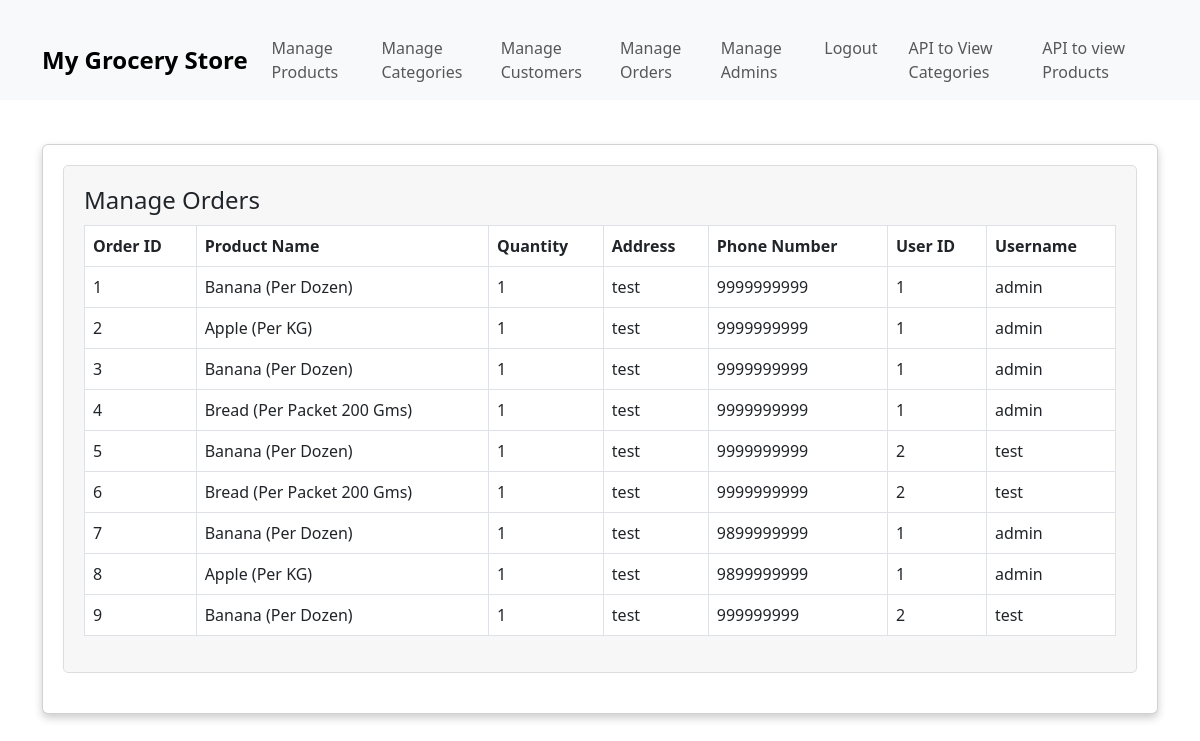
The page /manage_orders on the database its author committed.
### models.py (models this page shows)
class Order(Base):
    __tablename__ = 'orders'
    order_id = Column(Integer, Sequence('order_id_seq'), primary_key=True, autoincrement=True)
    product_id = Column(Integer, ForeignKey('products.product_id'))
    quantity = Column(Integer, nullable=False)
    address = Column(String, nullable=False)
    phone_number = Column(String, nullable=False)
    customer_id = Column(Integer, ForeignKey('customers.userid'))  # Add a foreign key relationship
    product = relationship("Product")
    customer = relationship("Customer")  # Add a relationship to the Customer class

class Product(Base):
    __tablename__ = 'products'
    product_id = Column(Integer, Sequence('product_id_seq'), primary_key=True, autoincrement=True)
    category_id = Column(Integer, ForeignKey('categories.category_id'))
    product_name = Column(String, nullable=False)
    product_price = Column(Float, nullable=False)
    description = Column(String)
    image_path = Column(String)
    category = relationship("Category", back_populates="products")

class Customer(Base):
    __tablename__ = 'customers'
    userid = Column(Integer, Sequence('customer_id_seq'), primary_key=True, autoincrement=True)
    username = Column(String, unique=True, nullable=False)
    password = Column(String, nullable=False)

### app.py (the view)
@app.route('/manage_orders')
def manage_orders():
    db_session = DBSession()
    orders = db_session.query(Order).all()
    return render_template('manage_orders.html', orders=orders)

### templates/manage_orders.html (shortened to what this page needs)
{% extends 'admin_base.html' %}
{% block content %}
<main>
    <section class="admin-section">
        <h2>Manage Orders</h2>
        <table class="table table-bordered">
            <thead>
                <tr>
                    <th>Order ID</th>
                    <th>Product Name</th>
                    <th>Quantity</th>
                    <th>Address</th>
                    <th>Phone Number</th>
                    <th>User ID</th>
                    <th>Username</th>
                </tr>
            </thead>
            <tbody>
                {% for order in orders %}
                <tr>
                    <td>{{ order.order_id }}</td>
                    <td>{{ order.product.product_name }}</td>
                    <td>{{ order.quantity }}</td>
                    <td>{{ order.address }}</td>
                    <td>{{ order.phone_number }}</td>
                    <td>{{ order.customer.userid }}</td>
                    <td>{{ order.customer.username }}</td>
                </tr>
                {% endfor %}
            </tbody>
        </table>
    </section>
</main>
{% endblock %}

### templates/admin_base.html (shortened to what this page needs)
<!DOCTYPE html>
<html lang="en">
<head>
    <link href="https://cdn.jsdelivr.net/npm/bootstrap@5.3.0/dist/css/bootstrap.min.css" rel="stylesheet">
    <link rel="stylesheet" href="{{ url_for('static', filename='categories.css') }}">
    <link rel="stylesheet" href="{{ url_for('static', filename='admin_home.css') }}">
</head>
<body>
    <nav class="navbar navbar-expand-lg navbar-light bg-light">
        <div class="container">
            <a class="navbar-brand" href="/">My Grocery Store</a>
            <div class="collapse navbar-collapse" id="navbarNav">
                <ul class="navbar-nav ml-auto">
                    <li class="nav-item">
                        <a class="nav-link" href="/manage_products">Manage Products</a>
                    </li>
                    <li class="nav-item">
                        <a class="nav-link" href="/manage_categories">Manage Categories</a>
                    </li>
                    <li class="nav-item">
                        <a class="nav-link" href="/manage_customers">Manage Customers</a>
                    </li>
                    <li class="nav-item">
                        <a class="nav-link" href="/manage_orders">Manage Orders</a>
                    </li>
                    <li class="nav-item">
                        <a class="nav-link" href="/manage_admins">Manage Admins</a>
                    </li>
                    <li class="nav-item">
                        <a class="nav-link" href="/admin_logout">Logout</a>
                    </li>
                    <li class="nav-item">
                        <a class="nav-link" href="/api/categories">API to View Categories</a>
                    </li>
                    <li class="nav-item">
                        <a class="nav-link" href="/api/products">API to view Products</a>
                    </li>
                </ul>
            </div>
        </div>
    </nav>
    <div class="container mt-4">
        <div class="row">
            <div class="col-lg-12">
                <div class="card">
                    <div class="card-body">
                        {% block content %}{% endblock %}
                    </div>
                </div>
            </div>
        </div>
    </div>
</body>
</html>

### static/admin_home.css (style rules this page uses)
.admin-section { background-color: #f7f7f7; border: 1px solid #ddd; border-radius: 5px; padding: 20px; margin-bottom: 20px; }
.admin-section h2 { font-size: 24px; margin-bottom: 10px; }

### templates/admin_base.html (style rules this page uses)
.navbar { background-color: #3498db; color: #fff; }
.navbar-brand { font-weight: bold; font-size: 24px; }
.navbar-nav .nav-item { margin-right: 15px; }
.container { padding-top: 20px; }
.card { box-shadow: 0 4px 8px 0 rgba(0, 0, 0, 0.2); transition: 0.3s; }
.card-body { padding: 20px; }

### rows shown on the page
Order: order_id "1", product.product_name "Banana (Per Dozen)", quantity "1", address "test", phone_number "9999999999", customer.userid "1", customer.username "admin"
Order: order_id "2", product.product_name "Apple (Per KG)", quantity "1", address "test", phone_number "9999999999", customer.userid "1", customer.username "admin"
Order: order_id "3", product.product_name "Banana (Per Dozen)", quantity "1", address "test", phone_number "9999999999", customer.userid "1", customer.username "admin"
Order: order_id "4", product.product_name "Bread (Per Packet 200 Gms)", quantity "1", address "test", phone_number "9999999999", customer.userid "1", customer.username "admin"
Order: order_id "5", product.product_name "Banana (Per Dozen)", quantity "1", address "test", phone_number "9999999999", customer.userid "2", customer.username "test"
Order: order_id "6", product.product_name "Bread (Per Packet 200 Gms)", quantity "1", address "test", phone_number "9999999999", customer.userid "2", customer.username "test"
Order: order_id "7", product.product_name "Banana (Per Dozen)", quantity "1", address "test", phone_number "9899999999", customer.userid "1", customer.username "admin"
Order: order_id "8", product.product_name "Apple (Per KG)", quantity "1", address "test", phone_number "9899999999", customer.userid "1", customer.username "admin"
Order: order_id "9", product.product_name "Banana (Per Dozen)", quantity "1", address "test", phone_number "999999999", customer.userid "2", customer.username "test"
